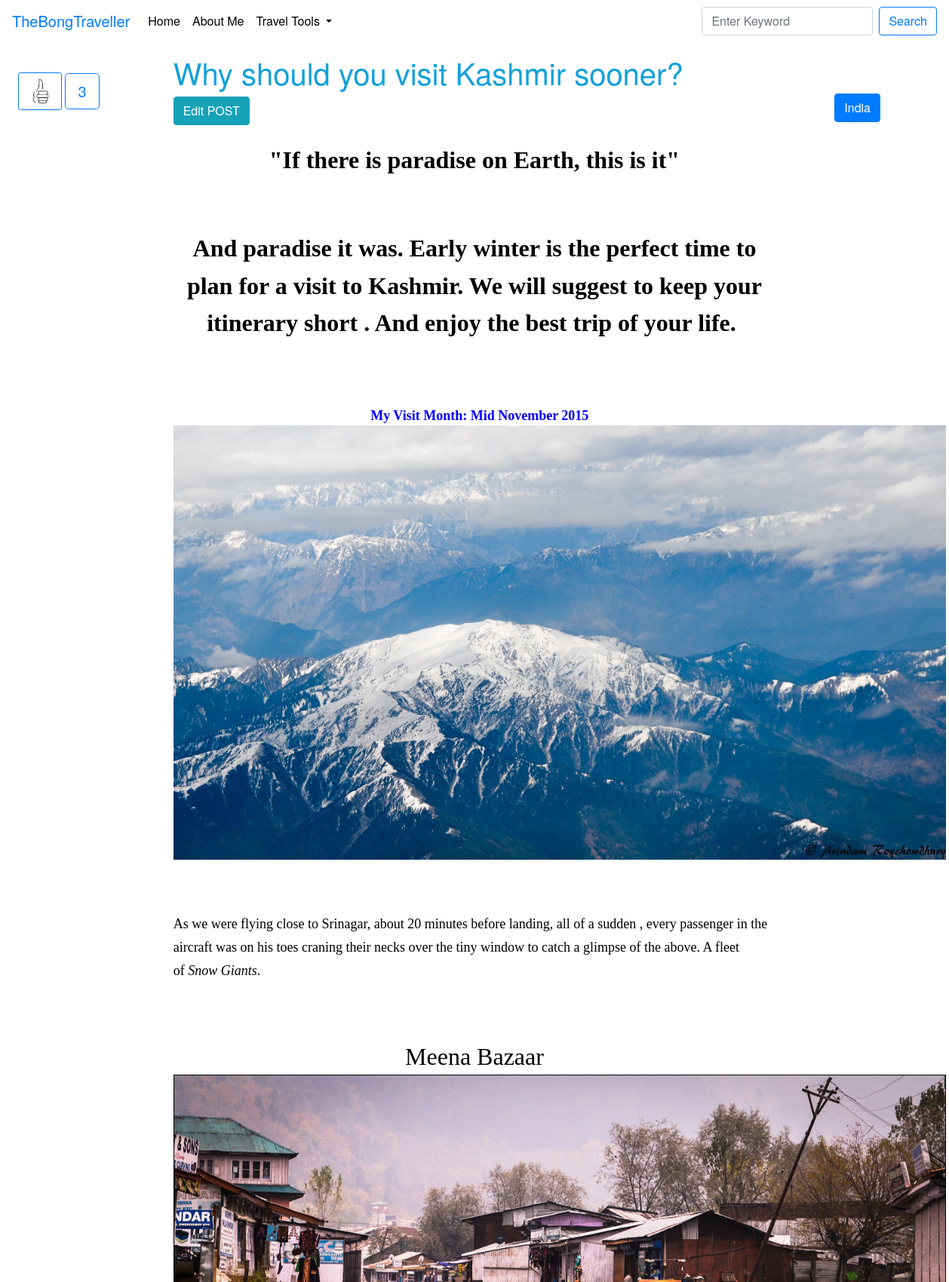
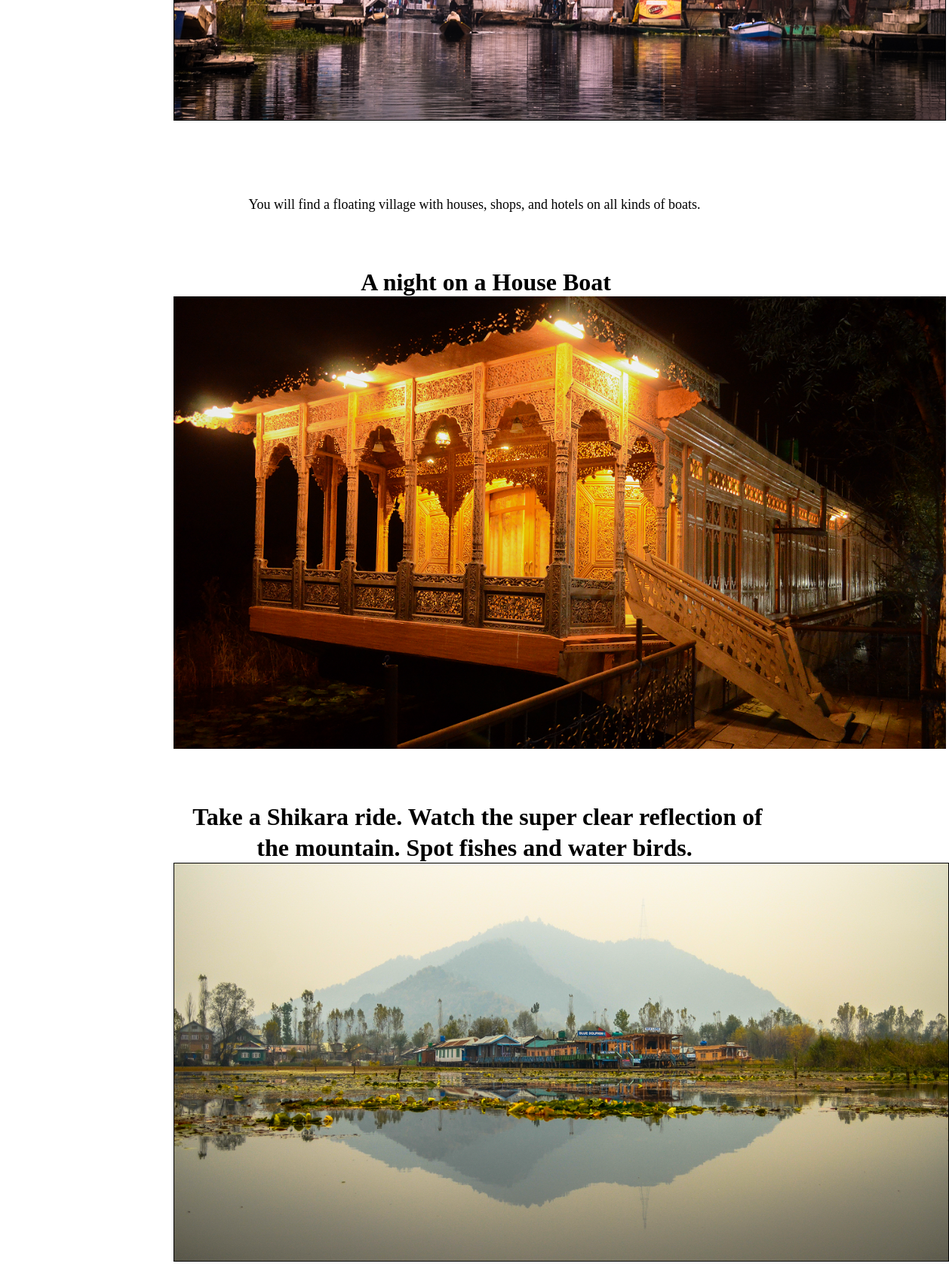
Page /post/11/Why-Should-You-Visit-Kashmir-Soon/ (signed in, upper part) on the committed database (2 pictures, top to bottom).
### blog/models.py (models this page shows, shortened)
class Post(models.Model):
    author = models.ForeignKey('auth.User', on_delete=models.CASCADE)
    title = models.CharField(max_length=200)
    text = RichTextField()
    short_intro = models.TextField(default='')
    created_date = models.DateTimeField(default=timezone.now)
    published_date = models.DateTimeField(blank=True, null=True)
    published = models.BooleanField(default=False)
    likes = models.PositiveIntegerField(default=0)
    favourite = models.BooleanField(default=False)
    tags = models.ManyToManyField(Tag, blank=True)
    slug = models.SlugField(max_length=100, blank=False)

class Tag(models.Model):
    name = models.CharField(max_length=50)
    def __str__(self):
        return self.name

### blog/views.py (the view)
# urls.py: url(r'^post/(?P<post_pk>\d+)/(?P<slug>[-\w\d]+)/$', views.post_details, name='post_details'),
def post_details(request, slug, post_pk):
    post, post_url = get_redirected(models.Post, {'pk': post_pk}, {'slug': slug})
    if post_url:
        return HttpResponseRedirect(post_url)
    return render(request, 'blog/post_details.html', {'post': post})

### blog/views.py (called while the page is built)
def get_redirected(queryset_or_class, lookups, validators):
    obj = get_object_or_404(queryset_or_class, **lookups)
    for key, value in validators.items():
        if value != getattr(obj, key):
            return obj, obj.get_absolute_url()
    return obj, None

### blog/templates/blog/post_details.html (shortened to what this page needs)
{% extends 'blog/new_blog_base.html' %}
{% load account socialaccount %}
{% load i18n %}
{% block content %}
<div class="row">
  <div class="col-md-2 col-lg-2">
        <div class="mx-4 mt-4">
          <button data-catid="{{post.id}}" id="likes"  class="btn btn-outline-primary btn-light btn-sm"><img height="40" width="auto" src="/media/Like_Icon.png"></button>
          <div class="btn btn-outline-primary btn-light btn-lg" id="like_count">{{ post.likes }}</div>
        </div>
  </div>
  <div class="col-md-8 col-lg-8">
      <div class="container">
      <h1 ><span class="my_fav_blue">{{post.title}}</span></h1>
      {% if request.user.is_authenticated or request.user.is_staff %}
        <p><a href="{% url 'post_edit' post.pk %}" class="btn btn-info" imgrole="button">Edit POST</a></p>
      {% endif %}
      <div class="lead">{{post.text | safe | linebreaksbr }}</div>
      <br>
      <br>
      {% get_providers as socialaccount_providers %}
      {% user_display user as user_display %}
      </div>
  </div>
  <div class="col-md-2 col-lg-2">
    <div class="p-5">
            <div class="row">
              <ul class="list-unstyled">
              {% for tag in post.tags.all %}
                  <li><a href="{% url 'tag_posts' tag.name %}" class="btn btn-primary my-1">{{ tag }}</a></li>
              {% endfor %}
              </ul>
            </div>
    </div>
  </div>
</div>
{% endblock %}

### blog/static/css/style.css (style rules this page uses)
body { font-family: "Montserrat", "Helvetica Neue", Helvetica, Arial, sans-serif; font-size: 16px; background-color: #FFFFFF; color: #46484a; }
a { color: #000000; }
.my_fav_blue { color: #13A1DA; }

### rows in the picture
Post: likes "3", title "Why should you visit Kashmir sooner?", text "\"If there is paradise on Earth, this is it\" And paradise it was. Early winter is the perfect time to plan for a visit to Kashmir. We will suggest to keep your itinerary short . And enjoy the best trip of your life. My Visit Month: Mid November 2015 As we were flying close to Srinagar, about 20 minutes before landing, all of a sudden , every passenger in the aircraft was on his toes craning their necks over the tiny window to catch a glimpse of the above. A fleet of Snow Giants . Meena Bazaar Y ou will find a floating village with houses, shops, and hotels on all kinds of boats. A night on a House Boat Take a Shikara ride. Watch the super clear reflection of the mountain. Spot fishes and…", text (picture)
Tag: name "India"
